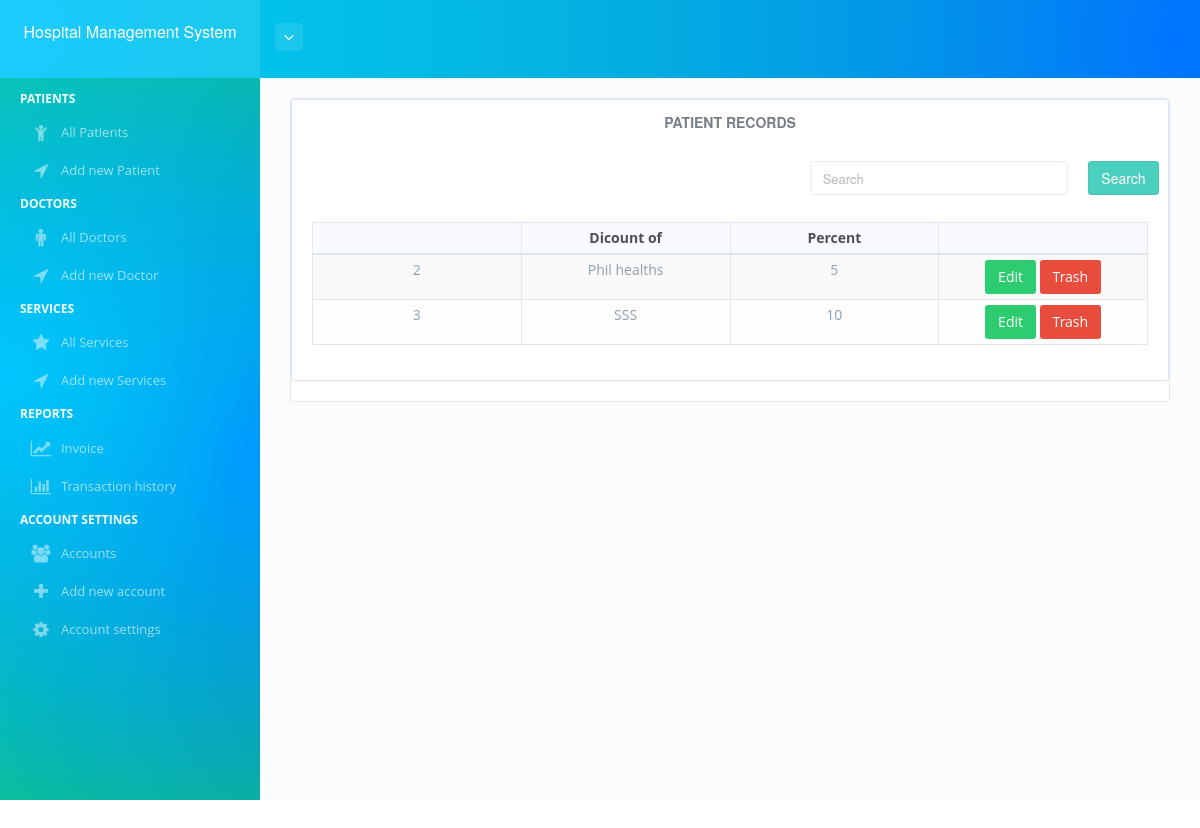
/discount.php (signed in), run on the app's committed database.
### tables this page shows
CREATE TABLE `discounts` (
  `discount_id` int(11) NOT NULL PRIMARY KEY,
  `name` varchar(225) NOT NULL,
  `discount` varchar(225) NOT NULL,
  `status` varchar(225) NOT NULL
);

### php/database.php (called while the page is built, shortened)
<?php
$conn = mysqli_connect("localhost","root","arunaritu","combine2");
$s = "SELECT * FROM ";
$w = " WHERE ";
function fetch($sql){
	global $conn;
	$q = $conn->query($sql);
	$n = mysqli_num_rows($q);
	$rs=array();
	if($n<=0){
		return 0;
	} else {
		while($r = mysqli_fetch_object($q)){
			$rs[] = $r;
		} return $rs;
	}
}

### discount.php (the view, shortened to what this page needs)
<?php
    require_once 'bones/a_assets.php';
    require_once 'bones/a_header.php';
?>
<div id="page-content-wrapper">
    <div id="page-content">
        <div class="container">
            <div class="row">
                <div class="col-md-12">
                    <div class="dashboard-box dashboard-box-chart bg-white content-box">
                        <div class="panel">
                            <div class="panel-body">
                                <h1 class="title-hero">
                                    <div class="col-sm-12">
                                        <b>Patient Records</b>
                                    </div><br><br><br>
                                    <div class="col-sm-7"></div>
                                    <form action="discount.php?12" method="post">
                                        <div class="col-sm-4">
                                            <input type="text" class="form-control" name="search" placeholder="Search" required>
                                        </div>
                                        <div class="col-sm-1">
                                            <button name="search_discounts" class="btn btn-primary">Search</button>
                                        </div><br><br><br>
                                    </form>
                                </h1>
                                <div class="example-box-wrapper">
                                    <table class="table table-bordered table-striped table-condensed">
                                        <thead>
                                            <tr>
                                                <th style="text-align:center;"></th>
                                                <th style="text-align:center;">Dicount of</th>
                                                <th style="text-align:center;">Percent</th>
                                                <th style="text-align:center;"></th>
                                            </tr>
                                        </thead>
                                        <tbody>
                                            <?php
                                                if(isset($_POST['search_discounts'])){
                                                    $search = filters('search');
                                                    $discounts = fetch("$s discounts $w status='1' and
                                                        name like '%$search%' or
                                                        discount like '%$search%'
                                                    ");
                                                    if($discounts<=0){
                                                        echo "<tr><td colspan='6' style='text-align:center; width:100%;'>No Results Found !</td></tr>";
                                                    } else {
                                                        foreach ($discounts as $s) {
                                                            echo "<tr>
                                                                    <td style='text-align:center; width:14.28%;'>$s->discount_id</td>
                                                                    <td style='text-align:center; width:14.28%;'>$s->name</td>
                                                                    <td style='text-align:center; width:14.28%;'>$s->discount</td>
                                                                    <td style='text-align:center; width:14.28%;'>
                                                                        <a href='edit_discounts.php?12&discounts_id=$s->discount_id' class='btn btn-success'>Edit</a>
                                                                        <form action='discount.php?12' method='post' style='display:inline;'>
                                                                            <input type='hidden' name='discounts_id' value='$s->discount_id'>
                                                                            <button name='archive_discounts' class='btn btn-danger'>Trash</button>
                                                                        </form>
                                                                    </td>
                                                                  </tr> ";
                                                        }
                                                    }
                                                } else {
                                                    $discounts = fetch("$s discounts  $w status='1'");
                                                    if($discounts<=0){
                                                        echo "<tr><td colspan='6' style='text-align:center; width:100%;'>No discounts yet !</td></tr>";
                                                    } else {
                                                        foreach ($discounts as $s) {
                                                            echo "<tr>
                                                                    <td style='text-align:center; width:14.28%;'>$s->discount_id</td>
                                                                    <td style='text-align:center; width:14.28%;'>$s->name</td>
                                                                    <td style='text-align:center; width:14.28%;'>$s->discount</td>
                                                                    <td style='text-align:center; width:14.28%;'>
                                                                        <a href='edit_discounts.php?5&discounts_id=$s->discount_id' class='btn btn-success'>Edit</a>
                                                                        <form action='discount.php?12' method='post' style='display:inline;'>
                                                                            <input type='hidden' name='discounts_id' value='$s->discount_id'>
                                                                            <button name='archive_discounts' class='btn btn-danger'>Trash</button>
                                                                        </form>
                                                                    </td>
                                                                  </tr> ";
                                                        }
                                                    }
                                                }
                                            ?>
                                        </tbody>
                                    </table>
                                </div>
                            </div>
                        </div>
                    </div>
                </div>
            </div>
        </div>
    </div>
</div>
<?php require_once "bones/a_footer.php"; ?>

### data on the page
discounts: discount_id "2", name "Phil healths", discount "5"
discounts: discount_id "3", name "SSS", discount "10"
